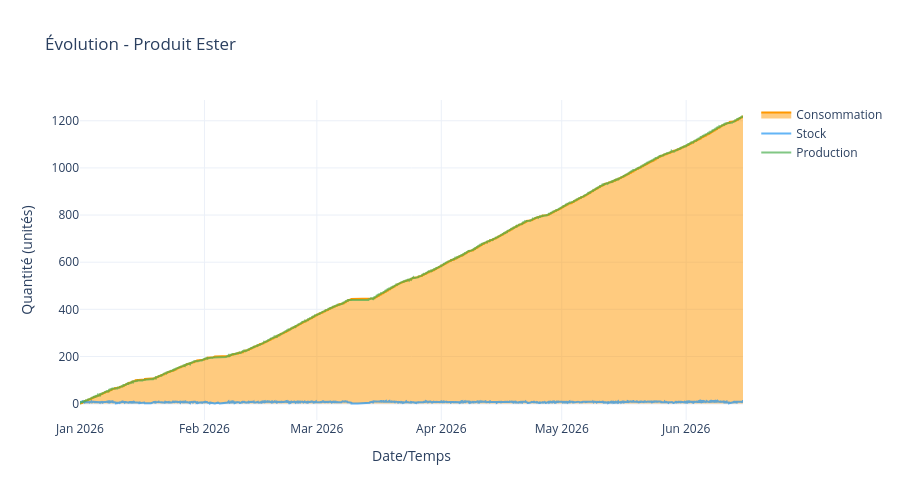

Here is the notebook cell this chart was saved with:
### Code cell
# Voir l'évolution temporelle d'un produit
dashboard.afficher_bilan_produit('Ester')

### Figure 1 — Plotly figure (JSON) as saved in the notebook; plotly's stock layout.template omitted (floating-point values rounded to 4 significant figures; data arrays with more than 128 entries replaced by an {"elided": "..."} marker saying what was removed)
{"data": [{"fill": "tozeroy", "line": {"color": "#FF9800", "width": 2}, "mode": "lines", "name": "Consommation", "opacity": 0.7, "type": "scatter", "x": {"elided": "15826 str values"}, "y": {"elided": "15826 float values"}}, {"line": {"color": "#2196F3", "width": 2}, "mode": "lines", "name": "Stock", "opacity": 0.7, "type": "scatter", "x": {"elided": "15826 str values"}, "y": {"elided": "15826 float values"}}, {"line": {"color": "#4CAF50", "width": 2}, "mode": "lines", "name": "Production", "opacity": 0.7, "type": "scatter", "x": {"elided": "15826 str values"}, "y": {"elided": "15826 float values"}}], "layout": {"height": 500, "hovermode": "x unified", "title": {"text": "Évolution - Produit Ester"}, "xaxis": {"anchor": "y", "domain": [0, 1], "title": {"text": "Date/Temps"}}, "yaxis": {"anchor": "x", "domain": [0, 1], "title": {"text": "Quantité (unités)"}}}}
